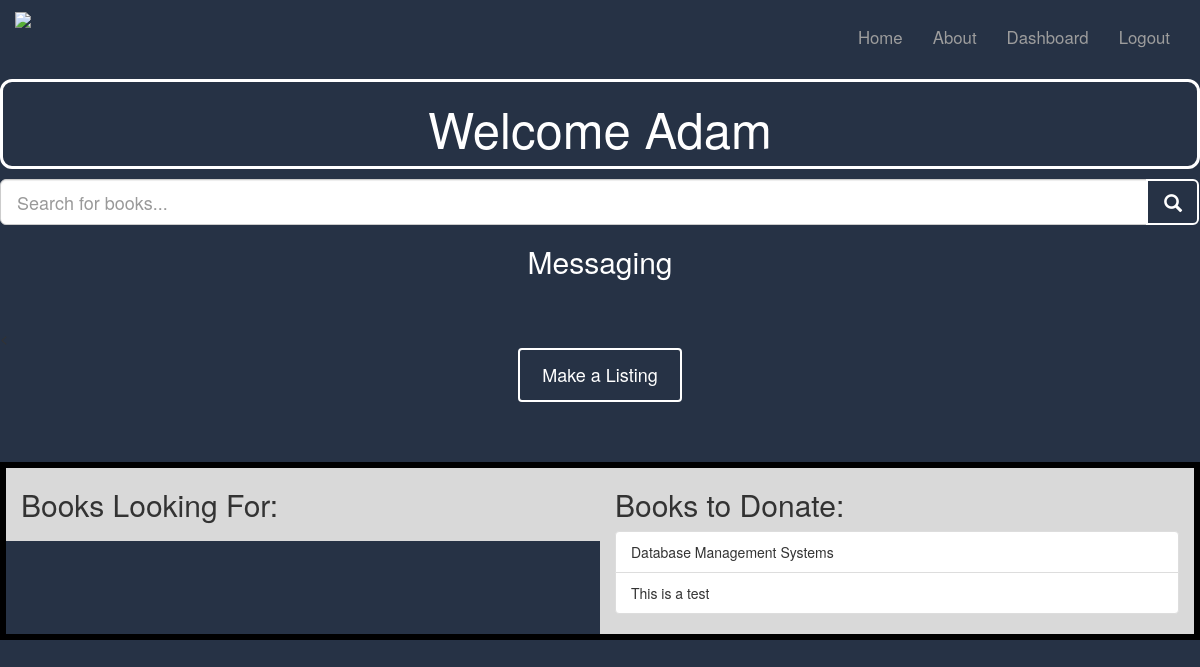
/dashboard/ (signed in), run on an earlier commit of the app's database.
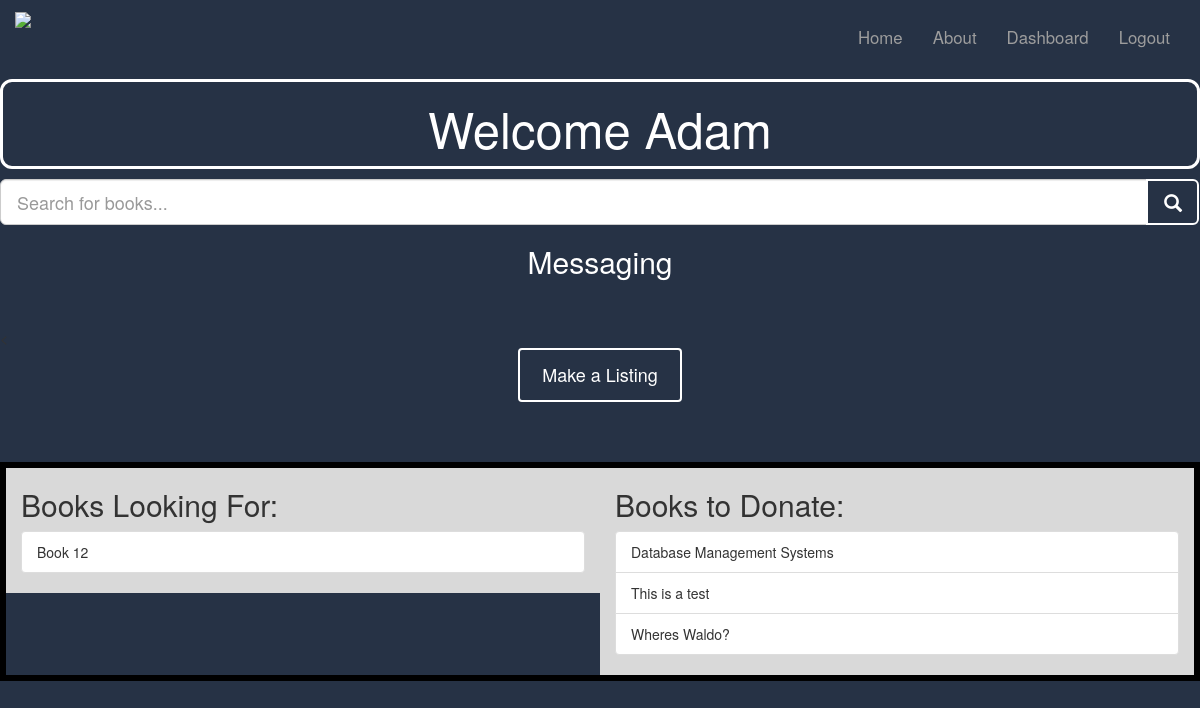
And on a later commit of the database.
### home/models.py (models this page shows, shortened)
class Listing(models.Model):
    TYPES = (
        ('W', 'Want'),
        ('G', 'Give'),
    )
    sid = models.ForeignKey(Student, on_delete=models.CASCADE)
    bid = models.ForeignKey(Book, on_delete=models.CASCADE)
    type = models.CharField(max_length=1, choices=TYPES)
    date = models.DateField(auto_now_add=True)
    open = models.BooleanField(default=True)

class Book(models.Model):
    ISBN = models.IntegerField(default="")
    title = models.CharField(max_length=40, default="")
    def __str__(self):
        return self.title

### home/views.py (the view)
# urls.py: url(r'^dashboard/', views.dashboard, name='dashboard'),
def dashboard(request):
    listings = Listing.objects.all()
    return render(request, 'home/dashboard.html', {'listings': listings})

### templates/home/dashboard.html (shortened to what this page needs)
{% extends 'home/base.html' %}
{% block content %}
    <div class="container-fluid">
        <div class="row">
            <div class="col-md-12" style="color: #FFF; border: 3px solid white; border-radius: 12px; margin-bottom: 10px; text-align: center; ">
                <h2 style = "font-size: 350%">Welcome {{ request.user.first_name }}</h2>
            </div>
        </div>
    </div>
    <form id="searchform" action="{%  url 'home:booksearch' %}" method="get">
        <div class = "input-group input-group-lg">
        <input class="form-control" id="q" name="q" placeholder="Search for books...">
        <div class="input-group-btn">
            <button class="btn btn-primary btn-block" type="submit">
                <i class="glyphicon glyphicon-search"></i>
                </button>
            </div>
        </div>
    </form>
    <div class="container-fluid">
        <div  class="row">
            <div class="col-md-12" style ="color: #FFF">
                <h2 style = "text-align: center; "><a style = "color: #FFF" href="{% url 'postman:inbox' %}">Messaging</a></h2>
            </div>
          </div>
    </div>
    <br><br><<br>
    <div style = "text-align:center;">
    <a class="btn btn-primary" href="{% url 'home:add_book' %}" role="button">Make a Listing</a>
    </div>
    <br><br><br>
    <div class="container-fluid">
        <div class="row display-flex" style = "border: 6px solid black;">
            <div class="col-sm-6" style = "background-color: #d9d9d9">
                <h2>Books Looking For:</h2>
                <ul class="list-group">
                    {% for l in listings %}
                        {% if l.sid.user == user and l.type == 'W'%}
                            <li class="list-group-item">{{l.bid}}</li>
                        {% endif %}
                    {% endfor %}
                </ul>
            </div>
            <div class="col-sm-6" style = "background-color: #d9d9d9">
                <h2>Books to Donate:</h2>
                <ul class="list-group">
                    {% for l in listings %}
                        {% if l.sid.user == user and l.type == 'G'%}
                            <li class="list-group-item">{{l.bid}}</li>
                        {% endif %}
                    {% endfor %}
                </ul>
            </div>
        </div>
    </div>
{% endblock %}

What changed in the data, as far as the page shows it:
added Listing: bid "Book 12", shown under "Books Looking For:"
added Listing: bid "Wheres Waldo?", shown under "Books to Donate:"
